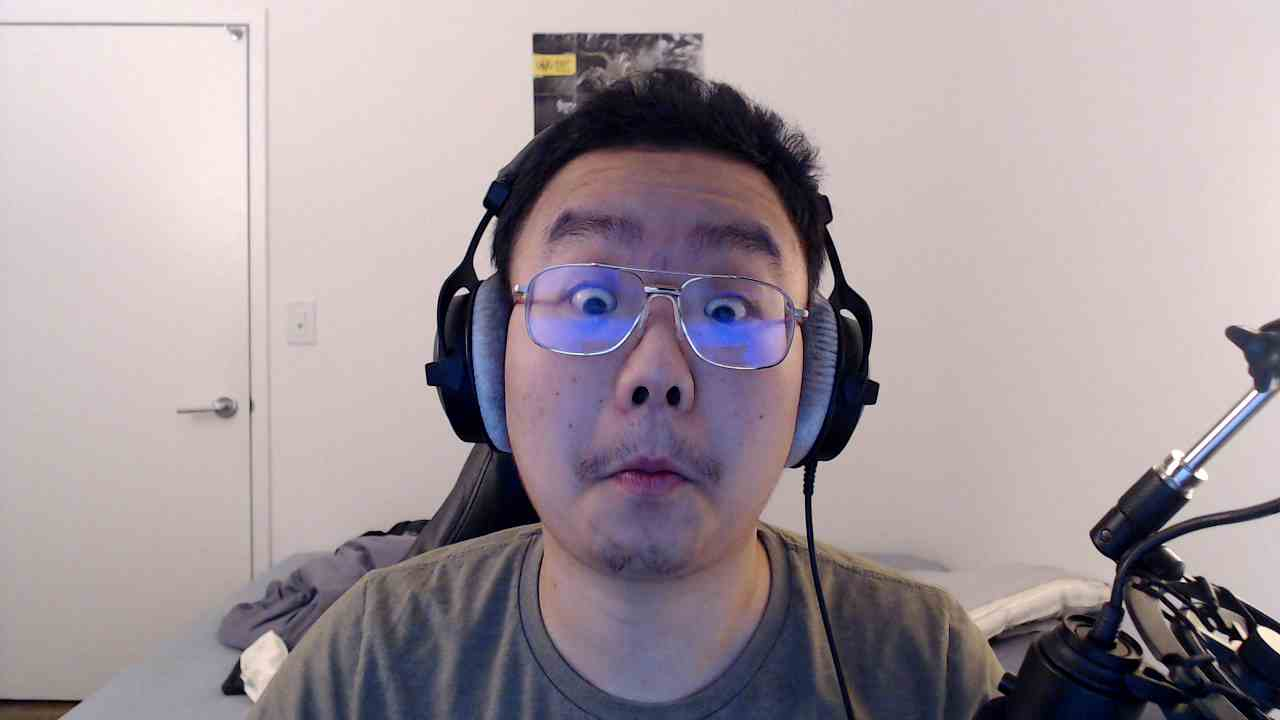
#> input picture chuwei1.jpg, 1280 x 720 px
$ python 5.imagelogicaloperation.py
#> lines starting #> are read from the running program, lines starting #| are printed output that depends on the picture
import cv2
import numpy as np

c1 = cv2.imread('chuwei1.jpg')
#> c1 is the input picture: shape (720, 1280, 3); mean B, G, R 156.4, 151.3, 163.3
c2 = cv2.imread('chuwei2.jpg')
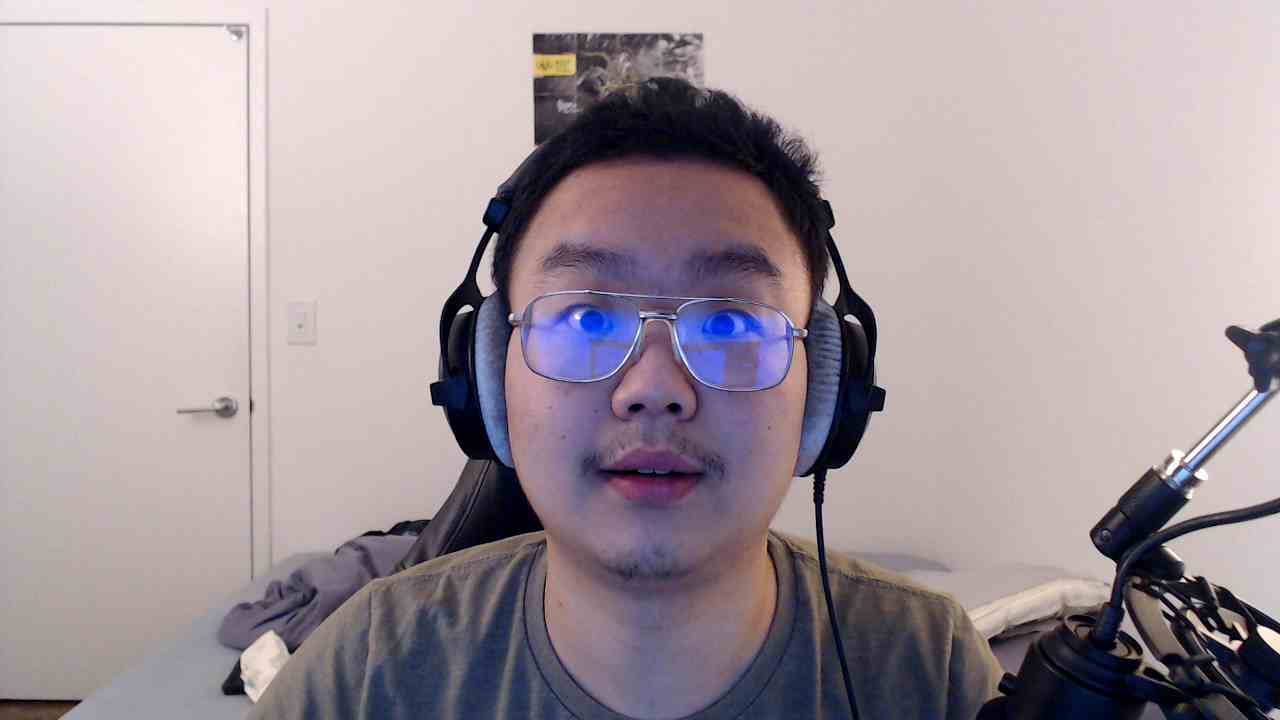
#> input picture chuwei2.jpg, 1280 x 720 px
#> c2 is the input picture: shape (720, 1280, 3); mean B, G, R 156.7, 151.4, 163.3

# just addding pixel values together
#add = c1 + c2
#add = cv2.add(c1,c2)
#cv2.imshow('add',add)

# merge with weights
weighted = cv2.addWeighted(c1, 0.6, c2, 0.4, 0)
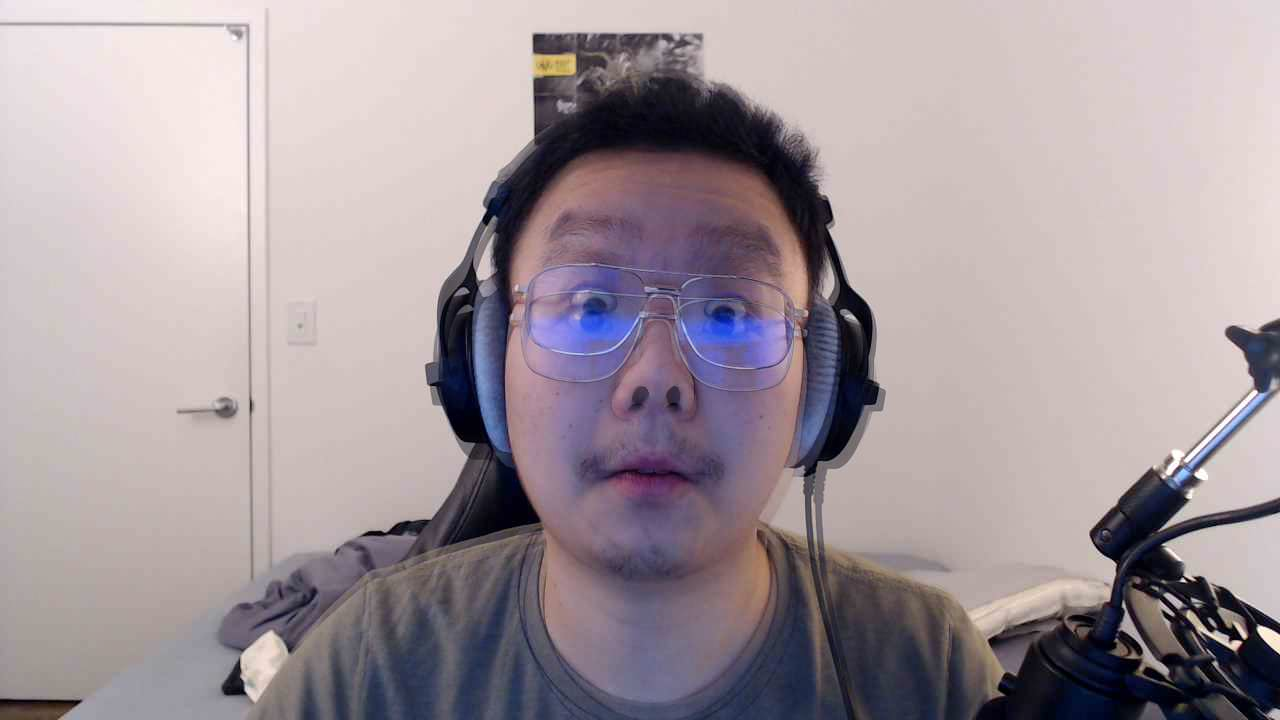
#> weighted: shape (720, 1280, 3); mean B, G, R 156.5, 151.3, 163.3

cv2.imshow('weighted',weighted)
cv2.waitKey(0)
cv2.destroyAllWindows()
